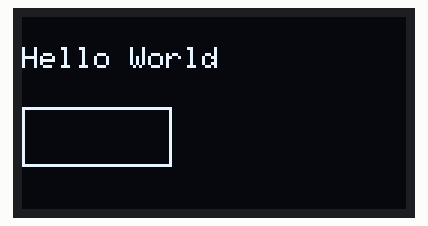
Simulated run of this sketch. Board: Arduino Uno, built with avr-gcc and run on an emulated ATmega328P. Shown: 128×64 one-colour display.

Above: at 0.1 s.

The sketch:

Task_1.2.3.ino
```cpp
#include <Wire.h>
#include <Adafruit_GFX.h>
#include <Adafruit_SSD1306.h>

#define SCREEN_WIDTH 128
#define SCREEN_HEIGHT 64
Adafruit_SSD1306 display(SCREEN_WIDTH, SCREEN_HEIGHT, &Wire, -1);

void setup() {
  display.begin(SSD1306_SWITCHCAPVCC, 0x3C);
  display.clearDisplay();

  display.setTextSize(1);
  display.setTextColor(WHITE);
  display.setCursor(0, 10);
  display.println("Hello World");

  display.drawRect(0, 30, 50, 20, WHITE);
  display.display();
}

void loop() {}
```
